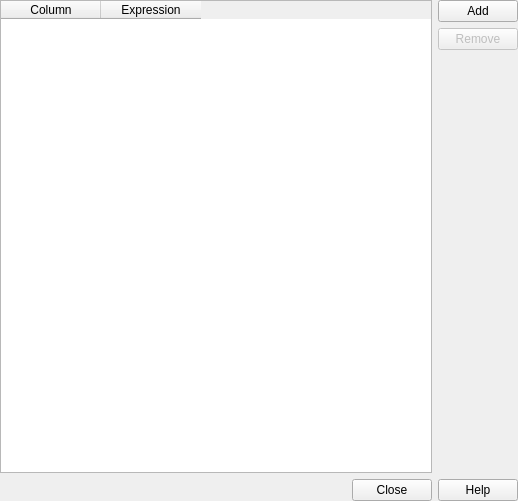
<?xml version="1.0" encoding="UTF-8"?>
<ui version="4.0">
 <class>ResultsTableDialog</class>
 <widget class="QWidget" name="ResultsTableDialog">
  <property name="geometry">
   <rect>
    <x>0</x>
    <y>0</y>
    <width>518</width>
    <height>501</height>
   </rect>
  </property>
  <property name="windowTitle">
   <string>Configure Extra Columns</string>
  </property>
  <layout class="QVBoxLayout" name="verticalLayout_2">
   <property name="margin">
    <number>0</number>
   </property>
   <item>
    <widget class="QWidget" name="widget_2" native="true">
     <layout class="QHBoxLayout" name="horizontalLayout">
      <property name="margin">
       <number>0</number>
      </property>
      <item>
       <widget class="QTableWidget" name="tableWidget">
        <property name="whatsThis">
         <string>The expressions are JavaScript expressions. Additionally, the values from the table columns can be fetched with the following &lt;i&gt;special variables&lt;/i&gt;:

&lt;table border=&quot;0&quot; cellpadding=&quot;3&quot;&gt;
  &lt;tr&gt;&lt;td&gt;&lt;b&gt;LINES[x]&lt;/b&gt;&lt;/td&gt;&lt;td&gt;Lines from table &lt;i&gt;x&lt;/i&gt;&lt;/td&gt;&lt;/tr&gt;
  &lt;tr&gt;&lt;td&gt;&lt;b&gt;GATES[x]&lt;/b&gt;&lt;/td&gt;&lt;td&gt;Gates from table &lt;i&gt;x&lt;/i&gt;&lt;/td&gt;&lt;/tr&gt;
  &lt;tr&gt;&lt;td&gt;&lt;b&gt;QC[x]&lt;/b&gt;&lt;/td&gt;&lt;td&gt;Quantum costs from table &lt;i&gt;x&lt;/i&gt;&lt;/td&gt;&lt;/tr&gt;
  &lt;tr&gt;&lt;td&gt;&lt;b&gt;TC[x]&lt;/b&gt;&lt;/td&gt;&lt;td&gt;Transistor costs from table &lt;i&gt;x&lt;/i&gt;&lt;/td&gt;&lt;/tr&gt;
&lt;/table&gt;

The index variable always starts from 0. When processing the table the respective value from the current row is inserted.
</string>
        </property>
        <column>
         <property name="text">
          <string>Column</string>
         </property>
        </column>
        <column>
         <property name="text">
          <string>Expression</string>
         </property>
        </column>
       </widget>
      </item>
      <item>
       <widget class="QWidget" name="widget" native="true">
        <property name="maximumSize">
         <size>
          <width>120</width>
          <height>16777215</height>
         </size>
        </property>
        <layout class="QVBoxLayout" name="verticalLayout">
         <property name="margin">
          <number>0</number>
         </property>
         <item>
          <widget class="QPushButton" name="add">
           <property name="text">
            <string>Add</string>
           </property>
          </widget>
         </item>
         <item>
          <widget class="QPushButton" name="remove">
           <property name="enabled">
            <bool>false</bool>
           </property>
           <property name="text">
            <string>Remove</string>
           </property>
          </widget>
         </item>
         <item>
          <spacer name="verticalSpacer">
           <property name="orientation">
            <enum>Qt::Vertical</enum>
           </property>
           <property name="sizeHint" stdset="0">
            <size>
             <width>20</width>
             <height>282</height>
            </size>
           </property>
          </spacer>
         </item>
        </layout>
       </widget>
      </item>
     </layout>
    </widget>
   </item>
   <item>
    <widget class="QDialogButtonBox" name="buttonBox">
     <property name="standardButtons">
      <set>QDialogButtonBox::Close|QDialogButtonBox::Help</set>
     </property>
    </widget>
   </item>
  </layout>
 </widget>
 <tabstops>
  <tabstop>add</tabstop>
  <tabstop>remove</tabstop>
  <tabstop>tableWidget</tabstop>
  <tabstop>buttonBox</tabstop>
 </tabstops>
 <resources/>
 <connections/>
</ui>
